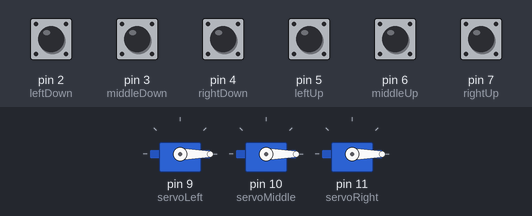
A sketch run on a simulated Arduino Uno, built with avr-gcc and run on an emulated ATmega328P. On the bench: 3 × servo. The inputs (shaded band) are chosen by the test bench; at power-on: pin 2 (leftDown), pin 3 (middleDown), pin 4 (rightDown), pin 5 (leftUp), pin 6 (middleUp), pin 7 (rightUp) LOW.

Above: at 1.2 s.
1.3 s: pin 5 (leftUp) pulled HIGH for 1 s
At 3.4 s:
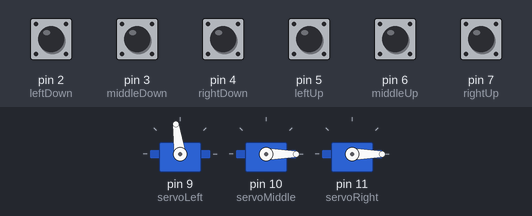
3.8 s: pin 5 (leftUp) pulled HIGH for 0.15 s
At 5.1 s:
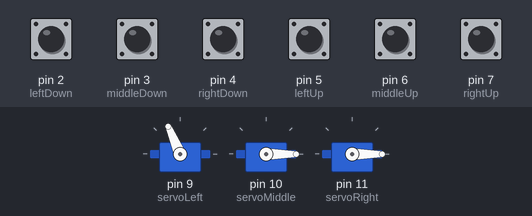
5.4 s: pin 2 (leftDown) pulled HIGH for 1 s
At 7.5 s:
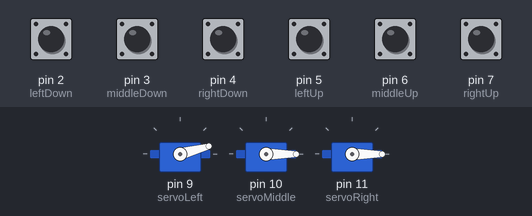
7.9 s: pin 6 (middleUp) pulled HIGH for 1 s
At 9.7 s:
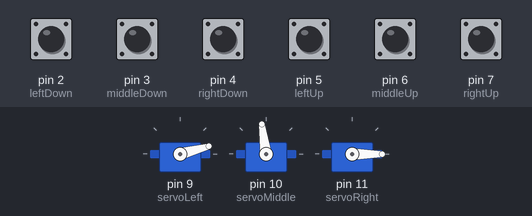
10.4 s: pin 6 (middleUp) pulled HIGH for 0.15 s
At 11.5 s:
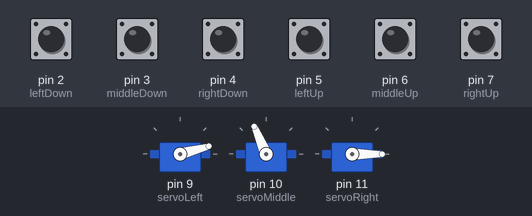
12.0 s: pin 3 (middleDown) pulled HIGH for 1 s
At 14.0 s:
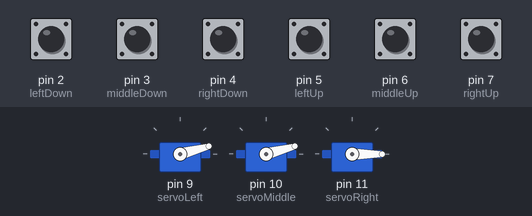
Timing chart, 0 to 15.5 s (numbered marks = the images above; inputs shaded):
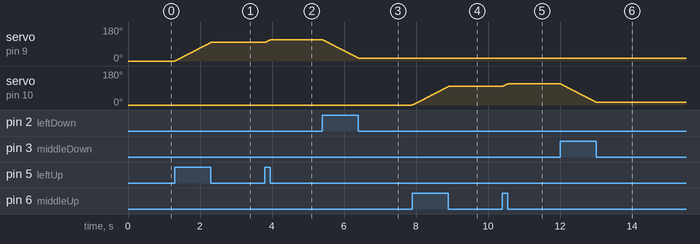

Measured:
- after the input at 1.3 s, servo on pin 9 (servoLeft): moves from 0° to 98° over 0.99 s, starting at once
- after the input at 3.8 s, servo on pin 9 (servoLeft): 98° → 113° at once
- after the input at 5.4 s, servo on pin 9 (servoLeft): moves from 113° to 15° over 0.99 s, starting at once
- after the input at 7.9 s, servo on pin 10 (servoMiddle): moves from 0° to 98° over 0.99 s, starting at once
- after the input at 10.4 s, servo on pin 10 (servoMiddle): 98° → 113° at once
- after the input at 12.0 s, servo on pin 10 (servoMiddle): moves from 113° to 15° over 0.99 s, starting at once

The sketch:

leaf1.ino
```cpp
#include <Servo.h>

Servo servoLeft, servoMiddle, servoRight; //create servo objects

int leftAngle = 0;
int middleAngle = 0;
int rightAngle = 0;
int angleIncrement = 1;


// constants won't change. They're used here to
// set pin numbers:
const int leftUp = 5;     // the number of the pushbutton pin
const int leftDown = 2;     // the number of the pushbutton pin
const int middleUp = 6;     // the number of the pushbutton pin
const int middleDown = 3;     // the number of the pushbutton pin
const int rightUp = 7;     // the number of the pushbutton pin
const int rightDown = 4;     // the number of the pushbutton pin

// variables will change:
int buttonState = 0;         // variable for reading the pushbutton status
int leftUpButtonState = 0;
int leftDownButtonState = 0;
int middleUpButtonState = 0;
int  middleDownButtonState = 0;
int rightUpButtonState = 0;
int rightDownButtonState = 0;


void setup() {


  servoLeft.attach(9);  // attaches the servo on pin 9 to the servo object
  servoMiddle.attach(10);  // attaches the servo on pin 9 to the servo object
  servoRight.attach(11);  // attaches the servo on pin 9 to the servo object

  pinMode(leftUp, INPUT);
  pinMode(leftDown, INPUT);
  pinMode(middleUp, INPUT);
  pinMode(middleDown, INPUT);
  pinMode(rightUp, INPUT);
  pinMode(rightDown, INPUT);

}

void loop(){

  // read the state of the pushbutton value:
  leftUpButtonState = digitalRead(leftUp);
  leftDownButtonState = digitalRead(leftDown);
  middleUpButtonState = digitalRead(middleUp);
  middleDownButtonState = digitalRead(middleDown);
  rightUpButtonState = digitalRead(rightUp);
  rightDownButtonState = digitalRead(rightDown);

  // check if the pushbutton is pressed.
  // if it is, the buttonState is HIGH:
  if (leftUpButtonState == HIGH) {
    // turn LED on:
    leftAngle+=angleIncrement;
  }
  if (leftDownButtonState == HIGH) {
    // turn LED on:
    leftAngle-=angleIncrement;
  }
  if (middleUpButtonState == HIGH) {
    // turn LED on:
    middleAngle+=angleIncrement;
  }
  if (middleDownButtonState == HIGH) {
    // turn LED on:
    middleAngle-=angleIncrement;
  }
  if (rightUpButtonState == HIGH) {
    // turn LED on:
    rightAngle+=angleIncrement;
  }
  if (rightDownButtonState == HIGH) {
    // turn LED on:
    rightAngle-=angleIncrement;
  }
  leftAngle = constrain(leftAngle,0,180);
  middleAngle = constrain(middleAngle,0,180);
  rightAngle = constrain(rightAngle,0,180);

  servoLeft.write(leftAngle);
  servoMiddle.write(middleAngle);
  servoRight.write(rightAngle);
  delay(10);
}
```
